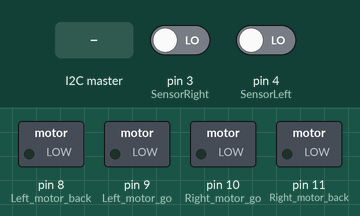
Recording of a sketch running on a simulated Arduino Uno, built with avr-gcc and run on an emulated ATmega328P. On the bench: switched loads named in the sketch (green lamp = pin HIGH). Inputs (shaded band) come from the test bench; at power-on: pin 3 (SensorRight) LOW, pin 4 (SensorLeft) LOW.

Above: at 1.2 s.
1.3 s: the I2C master sends the byte 1
At 1.7 s:
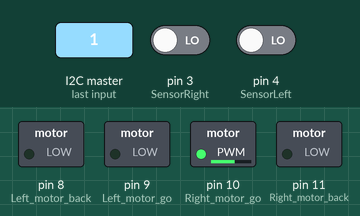
2.8 s: the I2C master sends the byte 0
At 4.0 s:
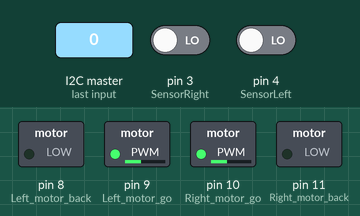
4.3 s: the I2C master sends the byte 2
At 5.2 s:
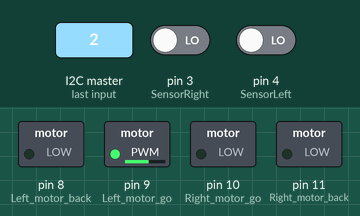
5.8 s: the I2C master sends the byte 90
At 6.3 s:
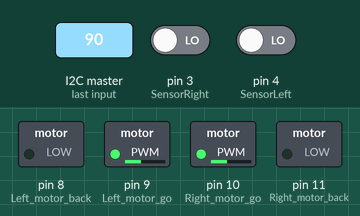
Timing chart, 0 to 8.3 s (numbered marks = the images above; inputs shaded):
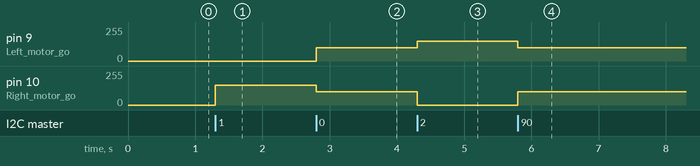

Measured:
- after the input at 1.3 s, pin 10 (Right_motor_go): 0/255 → 150/255 at once
- after the input at 2.8 s, pin 9 (Left_motor_go): 0/255 → 100/255 at once; pin 10 (Right_motor_go): 150/255 → 100/255 at once
- after the input at 4.3 s, pin 9 (Left_motor_go): 100/255 → 150/255 at once; pin 10 (Right_motor_go): 100/255 → 0/255 at once
- after the input at 5.8 s, pin 9 (Left_motor_go): 150/255 → 100/255 at once; pin 10 (Right_motor_go): 0/255 → 100/255 at once

The sketch:

track_avoid_traffic.ino
```cpp
#include <Wire.h>

int Left_motor_back=8;     //左电机前进(IN1)
int Left_motor_go=9;     //左电机后退(IN2)
int Right_motor_go=10;    // 右电机前进(IN3)
int Right_motor_back=11;    // 右电机后退(IN4)

int Distance = 0;
const int SensorRight = 3;   	//右循迹红外传感器(P3.2 OUT1)
const int SensorLeft = 4;     	//左循迹红外传感器(P3.3 OUT2)

int SL;    //左循迹红外传感器状态
int SR;    //右循迹红外传感器状态

int command = 0;

void setup()
{
  pinMode(Left_motor_back,OUTPUT); // PIN 8 (PWM)
  pinMode(Left_motor_go,OUTPUT); // PIN 9 (PWM)
  pinMode(Right_motor_go,OUTPUT);// PIN 10 (PWM)
  pinMode(Right_motor_back,OUTPUT);// PIN 11 (PWM)
  pinMode(SensorRight, INPUT); //定义右循迹红外传感器为输入
  pinMode(SensorLeft, INPUT); //定义左循迹红外传感器为输入
  Wire.begin(8);
  Wire.onReceive(receiveEvent);
}

//=======================智能小车的基本动作=========================
//void run(int time)     // 前进
void run()
{
   digitalWrite(Right_motor_go,HIGH);  // 右电机前进
  digitalWrite(Right_motor_back,LOW);
  analogWrite(Right_motor_go,100);
  analogWrite(Right_motor_back,0);
  digitalWrite(Left_motor_back,LOW);
  digitalWrite(Left_motor_go,HIGH);// 左电机前进
  analogWrite(Left_motor_back,0);
  analogWrite(Left_motor_go,100);
  //delay(time * 100);   //执行时间，可以调整
}

//void brake(int time)  //刹车，停车
void brake()
{
  digitalWrite(Right_motor_go,LOW);
  digitalWrite(Right_motor_back,LOW);
  digitalWrite(Left_motor_back,LOW);
  digitalWrite(Left_motor_go,LOW);
  //delay(time * 100);//执行时间，可以调整
}

//void left(int time)         //左转(左轮不动，右轮前进)
void left()
{
  digitalWrite(Right_motor_go,HIGH);	// 右电机前进
  digitalWrite(Right_motor_back,LOW);
  analogWrite(Right_motor_go,150);
  analogWrite(Right_motor_back,0);//PWM比例0~255调速
  digitalWrite(Left_motor_back,LOW);
  digitalWrite(Left_motor_go,LOW);
  analogWrite(Left_motor_back,0);
  analogWrite(Left_motor_go,0);//PWM比例0~255调速
  //delay(time * 100);	//执行时间，可以调整
}

//void right(int time)        //右转(右轮不动，左轮前进)
void right()
{
  digitalWrite(Right_motor_go,LOW);
  digitalWrite(Right_motor_back,LOW);
  analogWrite(Right_motor_go,0);
  analogWrite(Right_motor_back,0);//PWM比例0~255调速
  digitalWrite(Left_motor_back,LOW);
  digitalWrite(Left_motor_go,HIGH);//左电机前进
  analogWrite(Left_motor_back,0);
  analogWrite(Left_motor_go,150);//PWM比例0~255调速
  //delay(time * 100);	//执行时间，可以调整
}

//void back(int time)
void back()
{
  digitalWrite(Right_motor_go,LOW);   //右电机后退
  digitalWrite(Right_motor_back,HIGH);
  analogWrite(Right_motor_go,0);
  analogWrite(Right_motor_back,150);//PWM比例0~255调速
  digitalWrite(Left_motor_back,LOW);
  digitalWrite(Left_motor_go,HIGH);//左电机后退
  analogWrite(Left_motor_back,0);
  analogWrite(Left_motor_go,150);//PWM比例0~255调速
  //delay(time * 100);	//执行时间，可以调整
}

void loop()
{
}

void receiveEvent(int howMany)
{
  while(Wire.available())
  {
		command = Wire.read();

		if(command == 1){
    	left();
		delay(50);
		//continue;
		}

		else if(command == 2){
		right();
		delay(50);
		//continue;
		}

		else if(command == 3){
		brake();
		delay(50);
		//continue;
		}

		else if(command == 4){
		back();
		delay(50);
		//continue;
		}

		else if(command == 5){
		run();
		delay(50);
		//continue;
		}

	else{
	 SR = digitalRead(SensorRight);
	 SL = digitalRead(SensorLeft);
	 if (SL == LOW&&SR==LOW)
	   run();
	 else if (SL == HIGH & SR == LOW){
	   right();
	  }
	  else if (SR == HIGH & SL == LOW) {
		left();
	  }

    }
   }
}
```
